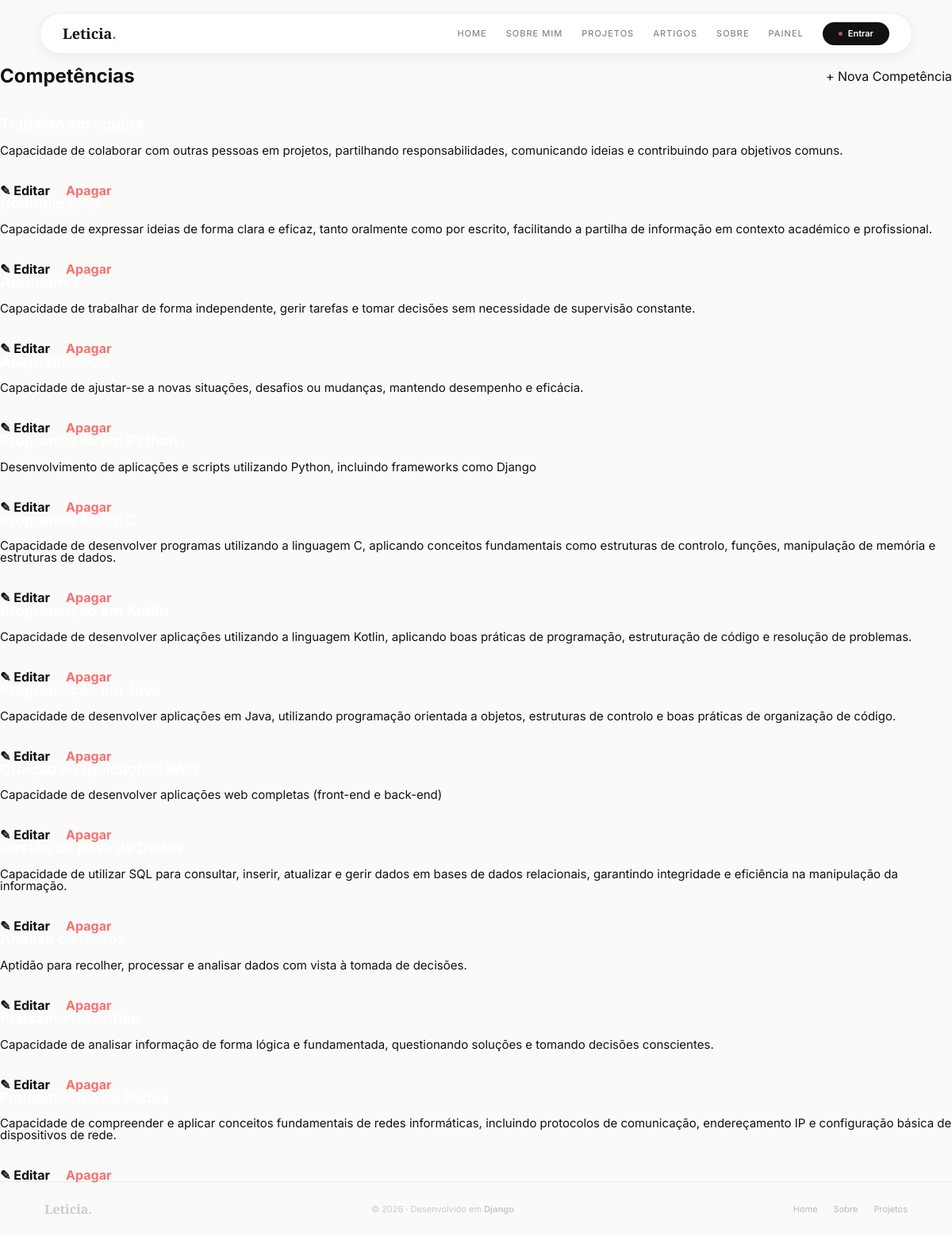
The page /competencias/ on the database its author committed.
### portfolioPWEB/models.py (models this page shows, shortened)
class Competencia(models.Model):
    nome = models.CharField(max_length=100)
    tipo = models.CharField(max_length=50)
    descricao = models.TextField()
    nivel = models.IntegerField()
    class Meta:
        verbose_name = "Competência"
        verbose_name_plural = "Competências"

### portfolioPWEB/views.py (the view)
# urls.py: path("competencias/", views.competencias_view, name="competencias"),
def competencias_view(request):
    competencias = Competencia.objects.all()
    return render(request, "portfolioPWEB/competencias.html", {"competencias": competencias})

### portfolioPWEB/templates/portfolioPWEB/competencias.html
{% extends "portfolioPWEB/base.html" %}
{% block content %}
<div style="display: flex; justify-content: space-between; align-items: center; margin-bottom: 40px;">
    <h2>Competências</h2>
    <a href="{% url 'nova_competencia' %}" class="btn-action btn-primary-glass">+ Nova Competência</a>
</div>
<section class="grid">
    {% for c in competencias %}
    <article>
        <h3 style="color: white; margin-bottom: 15px;">{{ c.nome }}</h3>
        <p style="color: var(--text-dim); font-size: 15px; flex-grow: 1;">
            {{ c.descricao }}
        </p>
        <div class="actions" style="margin-top: 20px; padding-top: 15px; border-top: 1px solid var(--card-border); display: flex; gap: 20px;">
            <a href="{% url 'edita_competencia' c.id %}" class="link-edit" style="color: var(--accent); text-decoration: none; font-weight: 700;">✎ Editar</a>
            <a href="{% url 'apaga_competencia' c.id %}" class="link-delete" style="color: #f87171; text-decoration: none; font-weight: 700;"> Apagar</a>
        </div>
    </article>
    {% empty %}
    <p>Ainda não tens competências registadas.</p>
    {% endfor %}
</section>
{% endblock %}

### portfolioPWEB/static/portfolioPWEB/styles.css (style rules this page uses)
:root { --bg: #fafaf8; --bg-warm: #f5f0ea; --white: #ffffff; --text: #111111; --muted: #777777; --subtle: #aaaaaa; --line: #ebebeb; --line-soft: rgba(0,0,0,0.07); --rose: #9f5a70; --rose-light: #c88495; --rose-bg: rgba(159,90,112,0.08); --rose-border: rgba(159,90,112,0.20); --shadow-sm: 0 4px 20px rgba(0,0,0,0.06); --shadow-md: 0 8px 32px rgba(0,0,0,0.08); --shadow-lg: 0 24px 60px rgba(0,0,0,0.10); --shadow-rose: 0 12px 32px rgba(159,90,112,0.25); --r-sm: 10px; --r-md: 16px; --r-lg: 22px; --r-xl: 30px; --r-full: 999px; --font-title: 'Playfair Display', Georgia, serif; --font-body: 'Inter', system-ui, sans-serif; }
*, *::before, *::after { box-sizing: border-box; margin: 0; padding: 0; }
html { scroll-behavior: smooth; }
body { font-family: var(--font-body); background: var(--bg); color: var(--text); min-height: 100vh; overflow-x: hidden; line-height: 1; }
a { text-decoration: none; color: inherit; }

### rows shown on the page
Competencia: descricao "Capacidade de colaborar com outras pessoas em projetos, partilhando responsabilidades, comunicando ideias e contribuindo para objetivos comuns."
Competencia: nome "Comunicação", descricao "Capacidade de expressar ideias de forma clara e eficaz, tanto oralmente como por escrito, facilitando a partilha de informação em contexto académico e profissional."
Competencia: nome "Autonomia", descricao "Capacidade de trabalhar de forma independente, gerir tarefas e tomar decisões sem necessidade de supervisão constante."
Competencia: nome "Adaptabilidade", descricao "Capacidade de ajustar-se a novas situações, desafios ou mudanças, mantendo desempenho e eficácia."
Competencia: nome "Programação em Python", descricao "Desenvolvimento de aplicações e scripts utilizando Python, incluindo frameworks como Django"
Competencia: nome "Programação em C", descricao "Capacidade de desenvolver programas utilizando a linguagem C, aplicando conceitos fundamentais como estruturas de controlo, funções, manipulação de memória e estruturas de dados."
Competencia: nome "Programação em Kotlin", descricao "Capacidade de desenvolver aplicações utilizando a linguagem Kotlin, aplicando boas práticas de programação, estruturação de código e resolução de problemas."
Competencia: nome "Programação em Java", descricao "Capacidade de desenvolver aplicações em Java, utilizando programação orientada a objetos, estruturas de controlo e boas práticas de organização de código."
Competencia: nome "Criação de Aplicações Web", descricao "Capacidade de desenvolver aplicações web completas (front-end e back-end)"
Competencia: nome "Gestão de Base de Dados", descricao "Capacidade de utilizar SQL para consultar, inserir, atualizar e gerir dados em bases de dados relacionais, garantindo integridade e eficiência na manipulação da informação."
Competencia: nome "Análise de Dados", descricao "Aptidão para recolher, processar e analisar dados com vista à tomada de decisões."
Competencia: nome "Pensamento crítico", descricao "Capacidade de analisar informação de forma lógica e fundamentada, questionando soluções e tomando decisões conscientes."
Competencia: nome "Fundamentos de Redes", descricao "Capacidade de compreender e aplicar conceitos fundamentais de redes informáticas, incluindo protocolos de comunicação, endereçamento IP e configuração básica de dispositivos de rede."
